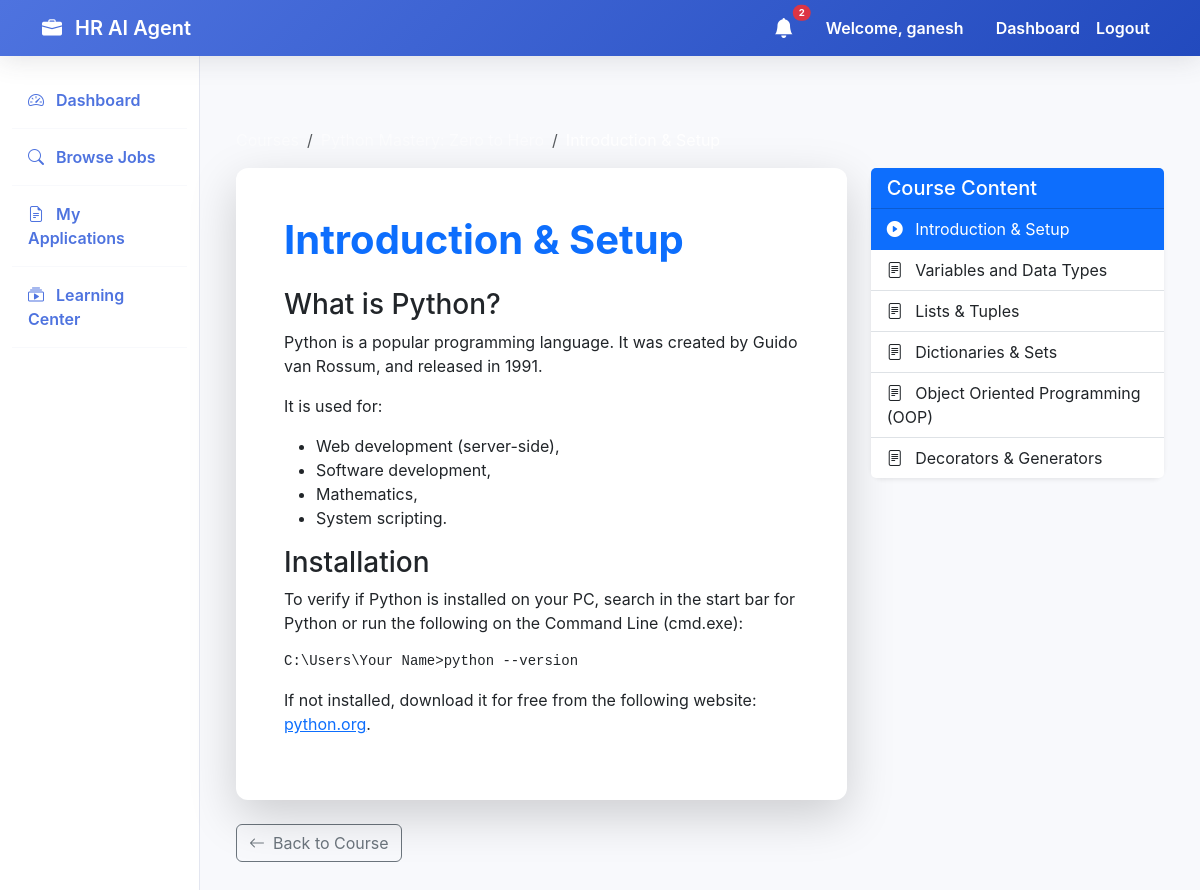
Screenshot of /lms/lesson/30/ (signed in) with the database file from the repository.
### accounts/models.py (models this page shows, shortened)
class User(AbstractUser):
    ROLE_CHOICES = (
        ('hr', 'HR (Recruiter)'),
        ('candidate', 'Candidate (Student/Job Seeker)'),
    )
    role = models.CharField(max_length=20, choices=ROLE_CHOICES, default='candidate')
    phone = models.CharField(max_length=15, blank=True, null=True)
    organization_name = models.CharField(max_length=255, blank=True, null=True, help_text="Required for HR role")
    profile_picture = models.ImageField(upload_to='profile_pics/', blank=True, null=True)

### lms/models.py (models this page shows, shortened)
class Lesson(models.Model):
    module = models.ForeignKey(Module, on_delete=models.CASCADE, related_name='lessons')
    title = models.CharField(max_length=255)
    content = models.TextField(help_text="Lesson content (HTML/Text)")
    duration_minutes = models.IntegerField(default=10, help_text="Estimated reading time")
    order = models.IntegerField(default=0)
    class Meta:
        ordering = ['order']

### lms/views.py (the view)
# urls.py: path('lesson/<int:lesson_id>/', views.lesson_detail, name='lesson_detail'),
@login_required
def lesson_detail(request, lesson_id):
    lesson = get_object_or_404(Lesson, id=lesson_id)
    course = lesson.module.course
    progress, created = UserCourseProgress.objects.get_or_create(user=request.user, course=course)
    if lesson not in progress.completed_lessons.all():
        progress.completed_lessons.add(lesson)
        progress.save()
    is_now_completed = False
    if progress.progress_percent == 100 and not progress.is_completed:
        if not course.requires_final_quiz or progress.final_quiz_passed:
            is_now_completed = True
    if is_now_completed:
        progress.is_completed = True
        progress.save()
        messages.success(request, f"Congratulations! You've completed the course: {course.title}")
    return render(request, 'lms/lesson_detail.html', {
        'lesson': lesson,
        'course': course
    })

### interviews/context_processors.py (called while the page is built)
def unread_notifications(request):
    if request.user.is_authenticated:
        count = Notification.objects.filter(recipient=request.user, is_read=False).count()
        return {'unread_notifications_count': count}
    return {'unread_notifications_count': 0}

### lms/models.py (called while the page is built)
    @property
    def total_lessons(self):
        return Lesson.objects.filter(module__course=self).count()

    @property
    def progress_percent(self):
        total_lessons = self.course.total_lessons
        if total_lessons == 0:
            return 100 if (not self.course.requires_final_quiz or self.final_quiz_passed) else 0
        completed_lessons_count = self.completed_lessons.count()
        if self.course.requires_final_quiz:
            lessons_progress = (completed_lessons_count / total_lessons) * 90
            quiz_progress = 10 if self.final_quiz_passed else 0
            return int(lessons_progress + quiz_progress)
        else:
            return int((completed_lessons_count / total_lessons) * 100)

### templates/lms/lesson_detail.html (shortened to what this page needs)
{% extends 'base.html' %}
{% block content %}
<div class="container py-5">
    <nav aria-label="breadcrumb">
        <ol class="breadcrumb">
            <li class="breadcrumb-item"><a href="{% url 'course_list' %}"
                    class="text-white-50 text-decoration-none">Courses</a></li>
            <li class="breadcrumb-item"><a href="{% url 'course_detail' course.id %}"
                    class="text-white-50 text-decoration-none">{{ course.title }}</a></li>
            <li class="breadcrumb-item active text-white" aria-current="page">{{ lesson.title }}</li>
        </ol>
    </nav>
    <div class="row">
        <div class="col-lg-8">
            <div class="card shadow-lg border-0 mb-4">
                <div class="card-body p-5">
                    <h1 class="card-title fw-bold text-primary mb-4">{{ lesson.title }}</h1>
                    <div class="lesson-content">
                        {{ lesson.content|safe }}
                    </div>
                </div>
            </div>
            <div class="d-flex justify-content-between">
                <a href="{% url 'course_detail' course.id %}" class="btn btn-outline-secondary">
                    <i class="bi bi-arrow-left me-2"></i>Back to Course
                </a>
            </div>
        </div>
        <div class="col-lg-4">
            <div class="card border-0 shadow-sm">
                <div class="card-header bg-primary text-white">
                    <h5 class="mb-0">Course Content</h5>
                </div>
                <div class="list-group list-group-flush">
                    {% for module in course.modules.all %}
                    {% for l in module.lessons.all %}
                    <a href="{% url 'lesson_detail' l.id %}"
                        class="list-group-item list-group-item-action {% if l.id == lesson.id %}active{% endif %}">
                        {% if l.id == lesson.id %}
                        <i class="bi bi-play-circle-fill me-2"></i>
                        {% else %}
                        <i class="bi bi-file-text me-2"></i>
                        {% endif %}
                        {{ l.title }}
                    </a>
                    {% endfor %}
                    {% endfor %}
                </div>
            </div>
        </div>
    </div>
</div>
{% endblock %}

### templates/base.html (shortened to what this page needs)
<!DOCTYPE html>
<html lang="en">
<head>
    <link href="https://cdn.jsdelivr.net/npm/bootstrap@5.3.0/dist/css/bootstrap.min.css" rel="stylesheet">
    <link rel="stylesheet" href="https://cdn.jsdelivr.net/npm/bootstrap-icons@1.10.5/font/bootstrap-icons.css">
</head>
<body>
    <nav class="navbar navbar-expand-lg sticky-top">
        <div class="container">
            <a class="navbar-brand" href="{% url 'home' %}">
                <i class="bi bi-briefcase-fill me-2"></i> HR AI Agent
            </a>
            <div class="collapse navbar-collapse" id="navbarNav">
                <ul class="navbar-nav ms-auto">
                    {% if user.is_authenticated %}
                    <li class="nav-item me-3 d-flex align-items-center">
                        <a href="{% url 'dashboard' %}" class="nav-link position-relative py-0">
                            <i class="bi bi-bell-fill fs-5"></i>
                            {% if unread_notifications_count > 0 %}
                            <span
                                class="position-absolute top-0 start-100 translate-middle badge rounded-pill bg-danger"
                                style="font-size: 0.6rem;">
                                {{ unread_notifications_count }}
                            </span>
                            {% endif %}
                        </a>
                    </li>
                    <li class="nav-link text-white me-3">Welcome, {{ user.username }}</li>
                    <li class="nav-item">
                        <a class="nav-link" href="{% url 'dashboard' %}">Dashboard</a>
                    </li>
                    <li class="nav-item">
                        <form action="{% url 'logout' %}" method="post" class="d-inline">
                            <button type="submit" class="nav-link btn btn-link"
                                style="text-decoration: none;">Logout</button>
                        </form>
                    </li>
                    {% endif %}
                </ul>
            </div>
        </div>
    </nav>
    <div class="container-fluid">
        <div class="row">
            {% if user.is_authenticated %}
            <nav class="col-md-3 col-lg-2 d-md-block sidebar collapse">
                <div class="position-sticky pt-3">
                    <ul class="nav flex-column">
                        <li class="nav-item">
                            <a class="nav-link active" href="{% url 'dashboard' %}">
                                <i class="bi bi-speedometer2 me-2"></i> Dashboard
                            </a>
                        </li>
                        {% if user.role == 'hr' %}
                        <li class="nav-item">
                            <a class="nav-link" href="{% url 'post_job' %}">
                                <i class="bi bi-plus-circle me-2"></i> Post Job
                            </a>
                        </li>
                        <li class="nav-item">
                            <a class="nav-link" href="{% url 'hr_jobs' %}">
                                <i class="bi bi-list-task me-2"></i> My Jobs
                            </a>
                        </li>
                        {% else %}
                        <li class="nav-item">
                            <a class="nav-link" href="{% url 'job_list' %}">
                                <i class="bi bi-search me-2"></i> Browse Jobs
                            </a>
                        </li>
                        <li class="nav-item">
                            <a class="nav-link" href="{% url 'my_applications' %}">
                                <i class="bi bi-file-earmark-text me-2"></i> My Applications
                            </a>
                        </li>
                        <li class="nav-item">
                            <a class="nav-link" href="{% url 'course_list' %}">
                                <i class="bi bi-collection-play me-2"></i> Learning Center
                            </a>
                        </li>
                        {% endif %}
                    </ul>
                </div>
            </nav>
            <main class="col-md-9 ms-sm-auto col-lg-10 px-md-4 py-4">
                {% block content %}{% endblock %}
            </main>
            {% endif %}
        </div>
    </div>
</body>
</html>

### templates/base.html (style rules this page uses)
:root { --primary-color: #4e73df; --secondary-color: #858796; --success-color: #1cc88a; --info-color: #36b9cc; --warning-color: #f6c23e; --danger-color: #e74a3b; --dark-bg: #f8f9fc; }
body { font-family: 'Inter', -apple-system, BlinkMacSystemFont, "Segoe UI", Roboto, "Helvetica Neue", Arial, sans-serif; background-color: var(--dark-bg); color: #5a5c69; }
.navbar { background: linear-gradient(135deg, #4e73df 0%, #224abe 100%); box-shadow: 0 0.15rem 1.75rem 0 rgba(58, 59, 69, 0.15); }
.navbar-brand, .nav-link { color: white !important; font-weight: 600; }
.card { border: none; border-radius: 0.75rem; box-shadow: 0 0.15rem 1.75rem 0 rgba(58, 59, 69, 0.15); transition: transform 0.2s; }
.sidebar { min-height: 100vh; background: white; border-right: 1px solid #e3e6f0; }
.sidebar .nav-link { color: #4e73df !important; padding: 1rem; border-bottom: 1px solid #f8f9fc; }

### rows the page displays
User: username "ganesh"
Lesson: title "Introduction & Setup", content "What is Python? Python is a popular programming language. It was created by Guido van Rossum, and released in 1991. It is used for: Web development (server-side), Software development, Mathematics, System scripting. Installation To verify if Python is installed on your PC, search in the start bar for Python or run the following on the Command Line (cmd.exe): C:\\Users\\Your Name>python --version If not installed, download it for free from the following website: python.org ."
Lesson: title "Variables and Data Types"
Lesson: title "Lists & Tuples"
Lesson: title "Dictionaries & Sets"
Lesson: title "Object Oriented Programming (OOP)"
Lesson: title "Decorators & Generators"

### other values shown
{{ unread_notifications_count }} "2"
